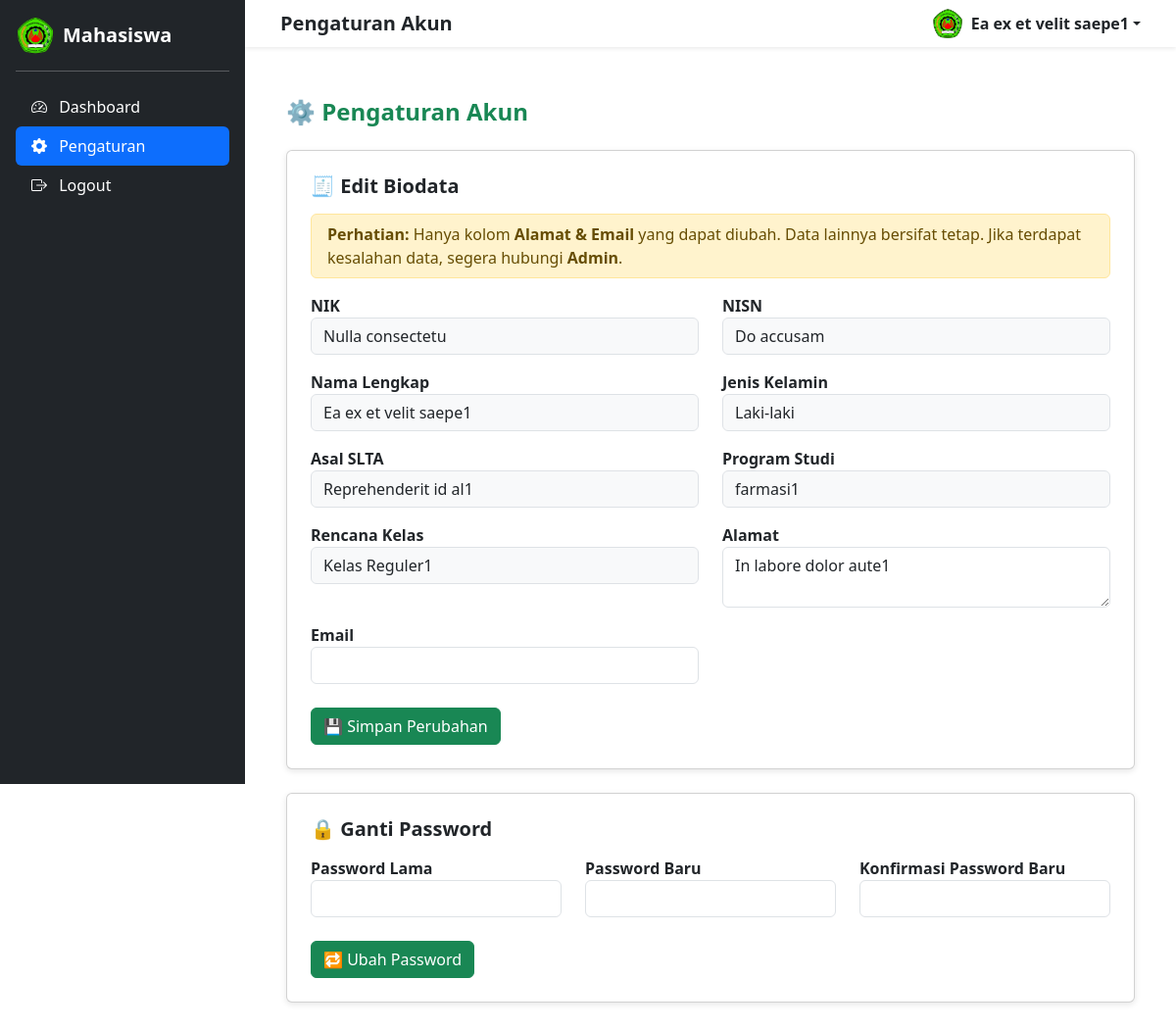
The app's page /user/pengaturan.php (signed in) with its own data.
### tables this page shows
CREATE TABLE `tb_pendaftaran` (
  `id_pendaftaran` int(11) NOT NULL,
  `nama_lengkap` varchar(100) DEFAULT NULL,
  `email` varchar(100) DEFAULT NULL,
  `jenis_kelamin` varchar(20) DEFAULT NULL,
  `alamat` text DEFAULT NULL,
  `nik` varchar(16) NOT NULL,
  `nisn` varchar(10) NOT NULL,
  `asal_slta` varchar(100) DEFAULT NULL,
  `program_studi` varchar(100) DEFAULT NULL,
  `rencana_kelas` varchar(50) DEFAULT NULL,
  `bukti_pembayaran` varchar(255) DEFAULT NULL,
  `tanggal_daftar` datetime DEFAULT current_timestamp(),
  `status_pendaftaran` enum('Pending','Diterima','Tidak Diterima') DEFAULT 'Pending'
);

### user/pengaturan.php (the view, shortened to what this page needs)
<?php
include '../includes/koneksi.php';
$nik = $_SESSION['username'];
$query = mysqli_query($conn, "SELECT * FROM tb_pendaftaran WHERE nik = '$nik' LIMIT 1");
$data = mysqli_fetch_assoc($query);
?>
<!DOCTYPE html>
<html lang="id">
<head>
    <link href="https://cdn.jsdelivr.net/npm/bootstrap@5.3.2/dist/css/bootstrap.min.css" rel="stylesheet">
</head>
<body>
    <?php include 'sidebar_user.php'; ?>
    <div class="content">
        <div class="container">
            <h4 class="fw-bold mb-4 text-success">⚙️ Pengaturan Akun</h4>
            <div class="card mb-4 p-4">
                <h5 class="fw-bold text-dark mb-3">🧾 Edit Biodata</h5>
                <div class="alert alert-warning py-2 mb-3">
                    <b>Perhatian:</b> Hanya kolom <b>Alamat & Email</b> yang dapat diubah.
                    Data lainnya bersifat tetap. Jika terdapat kesalahan data, segera hubungi <b>Admin</b>.
                </div>
                <form method="POST">
                    <div class="row">
                        <div class="col-md-6 mb-3">
                            <label class="fw-semibold">NIK</label>
                            <input type="text" class="form-control bg-light"
                                value="<?= htmlspecialchars($data['nik']); ?>" readonly>
                        </div>
                        <div class="col-md-6 mb-3">
                            <label class="fw-semibold">NISN</label>
                            <input type="text" class="form-control bg-light"
                                value="<?= htmlspecialchars($data['nisn']); ?>" readonly>
                        </div>
                        <div class="col-md-6 mb-3">
                            <label class="fw-semibold">Nama Lengkap</label>
                            <input type="text" class="form-control bg-light"
                                value="<?= htmlspecialchars($data['nama_lengkap']); ?>" readonly>
                        </div>
                        <div class="col-md-6 mb-3">
                            <label class="fw-semibold">Jenis Kelamin</label>
                            <input type="text" class="form-control bg-light"
                                value="<?= htmlspecialchars($data['jenis_kelamin']); ?>" readonly>
                        </div>
                        <div class="col-md-6 mb-3">
                            <label class="fw-semibold">Asal SLTA</label>
                            <input type="text" class="form-control bg-light"
                                value="<?= htmlspecialchars($data['asal_slta']); ?>" readonly>
                        </div>
                        <div class="col-md-6 mb-3">
                            <label class="fw-semibold">Program Studi</label>
                            <input type="text" class="form-control bg-light"
                                value="<?= htmlspecialchars($data['program_studi']); ?>" readonly>
                        </div>
                        <div class="col-md-6 mb-3">
                            <label class="fw-semibold">Rencana Kelas</label>
                            <input type="text" class="form-control bg-light"
                                value="<?= htmlspecialchars($data['rencana_kelas']); ?>" readonly>
                        </div>
                        <div class="col-md-6 mb-3">
                            <label class="fw-semibold">Alamat</label>
                            <textarea name="alamat"
                                class="form-control"><?= htmlspecialchars($data['alamat']); ?></textarea>
                        </div>
                        <div class="col-md-6 mb-3">
                            <label class="fw-semibold">Email</label>
                            <input type="email" name="email" class="form-control"
                                value="<?= htmlspecialchars($data['email']); ?>">
                        </div>
                    </div>
                    <button type="submit" name="update_biodata" class="btn btn-success mt-2">💾 Simpan
                        Perubahan</button>
                </form>
            </div>
            <div class="card p-4 mb-5">
                <h5 class="fw-bold text-dark mb-3">🔒 Ganti Password</h5>
                <form method="POST">
                    <div class="row">
                        <div class="col-md-4 mb-3">
                            <label class="fw-semibold">Password Lama</label>
                            <input type="password" name="password_lama" class="form-control" required>
                        </div>
                        <div class="col-md-4 mb-3">
                            <label class="fw-semibold">Password Baru</label>
                            <input type="password" name="password_baru" class="form-control" required>
                        </div>
                        <div class="col-md-4 mb-3">
                            <label class="fw-semibold">Konfirmasi Password Baru</label>
                            <input type="password" name="konfirmasi_password" class="form-control" required>
                        </div>
                    </div>
                    <button type="submit" name="update_password" class="btn btn-success mt-2">🔁 Ubah Password</button>
                </form>
            </div>
        </div>
    </div>
</body>
</html>

### user/sidebar_user.php (shortened to what this page needs)
<?php
$current_page = basename($_SERVER['PHP_SELF']);
?>
<nav class="navbar navbar-expand-lg navbar-light bg-white shadow-sm fixed-top px-4">
    <div class="container-fluid">
        <?php
        $page_titles = [
            'dashboard_user' => 'Dashboard Mahasiswa',
            'pengaturan' => 'Pengaturan Akun'
        ];
        $page_title = $page_titles[basename($_SERVER['PHP_SELF'], '.php')] ?? 'Dashboard Mahasiswa';
        ?>
        <h5 class="fw-bold mb-0"><?= htmlspecialchars($page_title) ?></h5>
        <div class="dropdown ms-auto">
            <a href="#" class="d-flex align-items-center text-dark text-decoration-none dropdown-toggle"
                id="dropdownUser" data-bs-toggle="dropdown" aria-expanded="false">
                <img src="../img/logo_mkm.png" alt="User" width="32" height="32" class="rounded-circle me-2">
                <strong>
                    <?= isset($data['nama_lengkap']) ? htmlspecialchars($data['nama_lengkap']) : htmlspecialchars($_SESSION['username']); ?>
                </strong>
            </a>
        </div>
    </div>
</nav>
<div class="sidebar bg-dark text-white p-3" id="sidebar">
    <a href="dashboard_user.php" class="d-flex align-items-center mb-3 text-white text-decoration-none">
        <img src="../img/logo_mkm.png" alt="Logo" width="40" class="me-2">
        <span class="fs-5 fw-bold">Mahasiswa</span>
    </a>
    <hr>
    <ul class="nav nav-pills flex-column mb-auto">
        <li>
            <a href="dashboard_user.php"
                class="nav-link text-white <?= ($current_page == 'dashboard_user.php') ? 'active' : ''; ?>">
                <i class="bi bi-speedometer2 me-2"></i> Dashboard
            </a>
        </li>
        <li>
            <a href="pengaturan.php"
                class="nav-link text-white <?= ($current_page == 'pengaturan.php') ? 'active' : ''; ?>">
                <i class="bi bi-gear-fill me-2"></i> Pengaturan
            </a>
        </li>
        <li>
            <a href="../logout.php" class="nav-link text-white">
                <i class="bi bi-box-arrow-right me-2"></i> Logout
            </a>
        </li>
    </ul>
</div>
<link href="https://cdn.jsdelivr.net/npm/bootstrap@5.3.2/dist/css/bootstrap.min.css" rel="stylesheet">
<link href="https://cdn.jsdelivr.net/npm/bootstrap-icons@1.11.3/font/bootstrap-icons.css" rel="stylesheet">

### user/pengaturan.php (style rules this page uses)
body { background-color: #f8f9fa; }
.content { margin-left: 250px; padding: 100px 30px 50px; min-height: 100vh; overflow-y: auto; }
.card { border: none; box-shadow: 0 2px 6px rgba(0, 0, 0, 0.1); border-radius: 12px; }

### user/sidebar_user.php (style rules this page uses)
.sidebar { width: 250px; min-height: 100vh; position: fixed; top: 0; left: 0; padding-top: 70px; transition: all 0.3s ease; z-index: 1040; }
.nav-link.active { background-color: #0d6efd !important; border-radius: 8px; }
@media (min-width: 992px) { .navbar { margin-left: 250px; width: calc(100% - 250px); transition: all 0.3s ease; } }

### records on screen
tb_pendaftaran: nama_lengkap "Ea ex et velit saepe1", nik "Nulla consectetu", nisn "Do accusam", jenis_kelamin "Laki-laki", asal_slta "Reprehenderit id al1", program_studi "farmasi1", rencana_kelas "Kelas Reguler1", alamat "In labore dolor aute1"

### other values on screen
$page_title "Pengaturan Akun"
